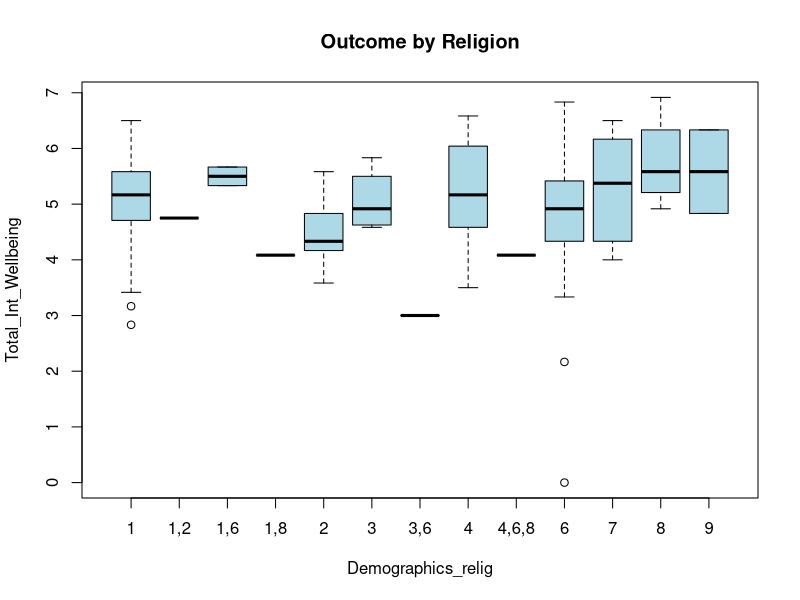
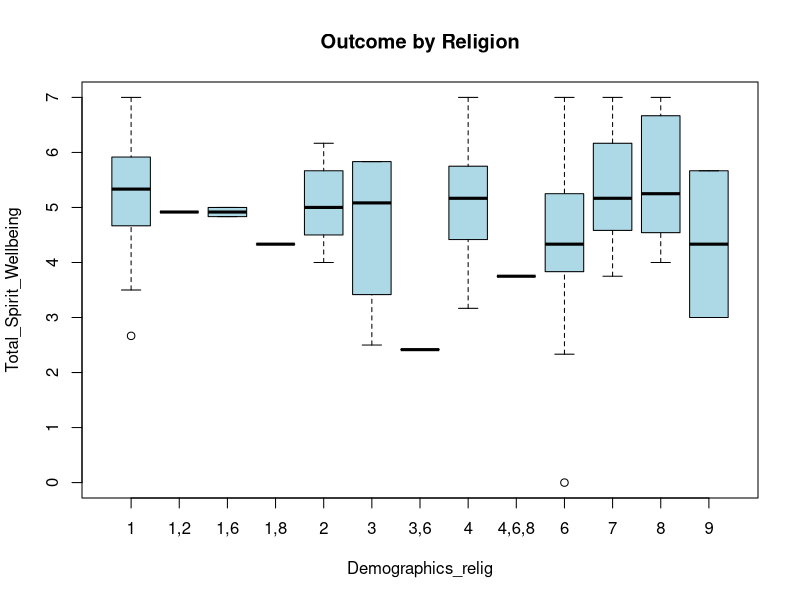

The R script that drew these images, in order:
read.csv("Data/Complete_Data - 1.csv")
# Read the file, Data/ to access it in the folder
myData <- read.csv("Data/Complete_Data - 1.csv", header = TRUE)
# Assign File to something, header true needed to count first row as header not data


myData$Demographics_relig <- as.factor(myData$Demographics_relig)
#Turn Religion Into Groups

model1 <- aov(Total_Int_Wellbeing ~ myData$Demographics_relig, data = myData)
summary(model1)
TukeyHSD(model1)
boxplot(Total_Int_Wellbeing ~ Demographics_relig, data = myData, 
        main="Outcome by Religion", col="lightblue")
#Anova + Tukey for Post-Hoc - Significant??? No Tukey tho 8 and 2 most diff but 8 only has like 2 people

model2 <- aov(Total_Emot_Wellbeing ~ myData$Demographics_relig, data = myData)
summary(model2)
TukeyHSD(model2)
#Anova + Tukey for Post-Hoc -

model3 <- aov(Total_Social_Wellbeing ~ myData$Demographics_relig, data = myData)
summary(model3)
TukeyHSD(model3)
# Social Also sig? I might have done sum wrong

model4 <- aov(Total_Spirit_Wellbeing ~ myData$Demographics_relig, data = myData)
summary(model4)
TukeyHSD(model4)
boxplot(Total_Spirit_Wellbeing ~ Demographics_relig, data = myData, 
        main="Outcome by Religion", col="lightblue")
# Also sig I def did something wrong
